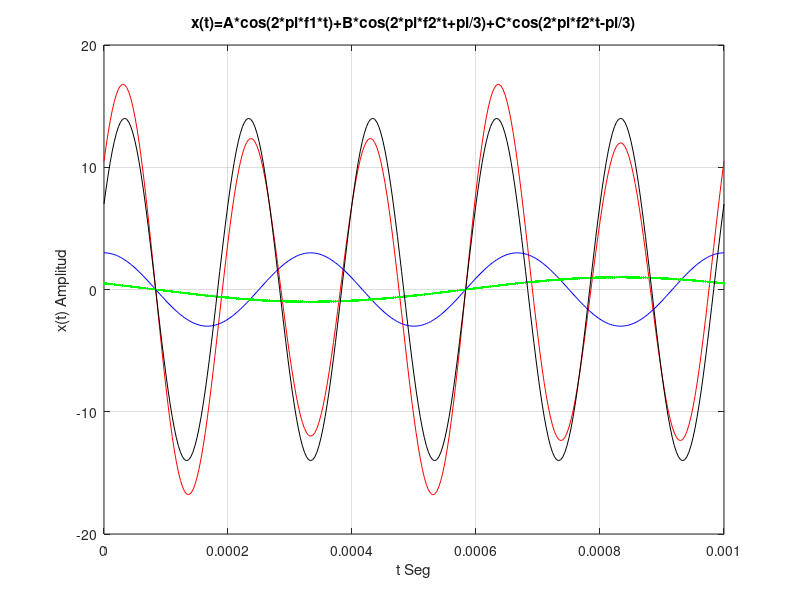

The MATLAB source for this figure:
f1=3000; # f1:Frec. analógica del coseno x1(t)en Hz.
f2=1000; # f2:Frec. analógica del coseno x2(t)en Hz.
f3=5000; # f3:Frec. analógica del coseno x3(t)en Hz.
A=3; # A: Amplitud del coseno x1(t).
B=1; # B: Amplitud del coseno x2(t).
C=14; # C: Amplitud del coseno x3(t).
N=3; # N: Número de periodos a mostrar de x1(t)
w=(1/f1)./100; # w: distancia entre muestra y muestra.
t = 0: w: N*(1/f1); # Vector Tiempo
x1 = A*cos(2*pi*f1*t); # Vector Señal x1(t)
x2 = B*cos(2*pi*f2*t+pi/3); # Vector Señal x2(t)
x3 = C*cos(2*pi*f3*t-pi/3); # Vector Señal x3(t)
x=x1+x2+x3;
plot(t,x,'r'), # Gráfica de la señal x(t)
hold on;
plot(t, x1,'-b'), # Gráfica de la señal x1(t)
plot(t, x2,'.-g'), # Gráfica de la señal x2(t)
plot(t, x3,'bk'), # Gráfica de la señal x3(t)
hold off; grid on ;
ylabel('x(t) Amplitud'); xlabel('t Seg');
title('x(t)=A*cos(2*pi*f1*t)+B*cos(2*pi*f2*t+pi/3)+C*cos(2*pi*f2*t-pi/3)')
